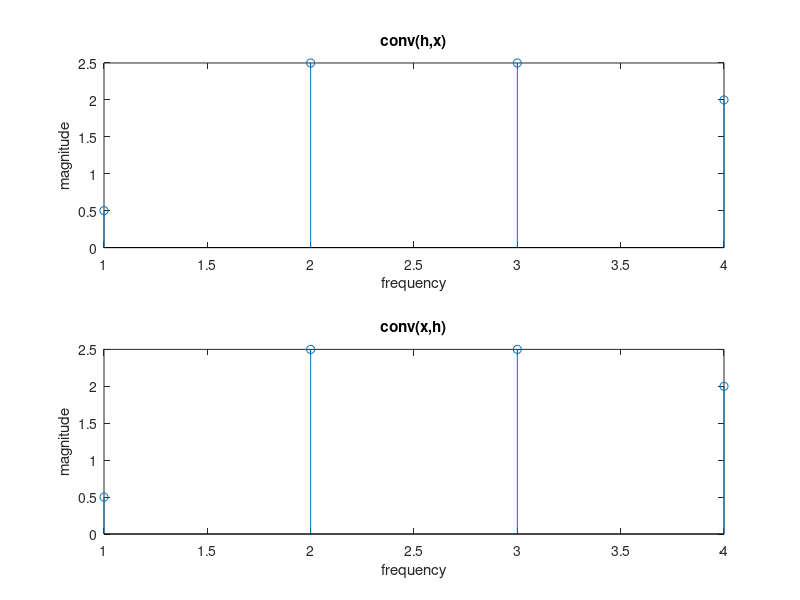

This chart was generated by the following MATLAB code:
h=[1 1 1];
x=[0.5 2];
subplot(2,1,1);
C1=conv(h,x);
stem(C1);
xlabel('frequency');
ylabel('magnitude');
title('conv(h,x)');
subplot(2,1,2);
C2=conv(x,h);
stem(C2);
xlabel('frequency');
ylabel('magnitude');
title('conv(x,h)');